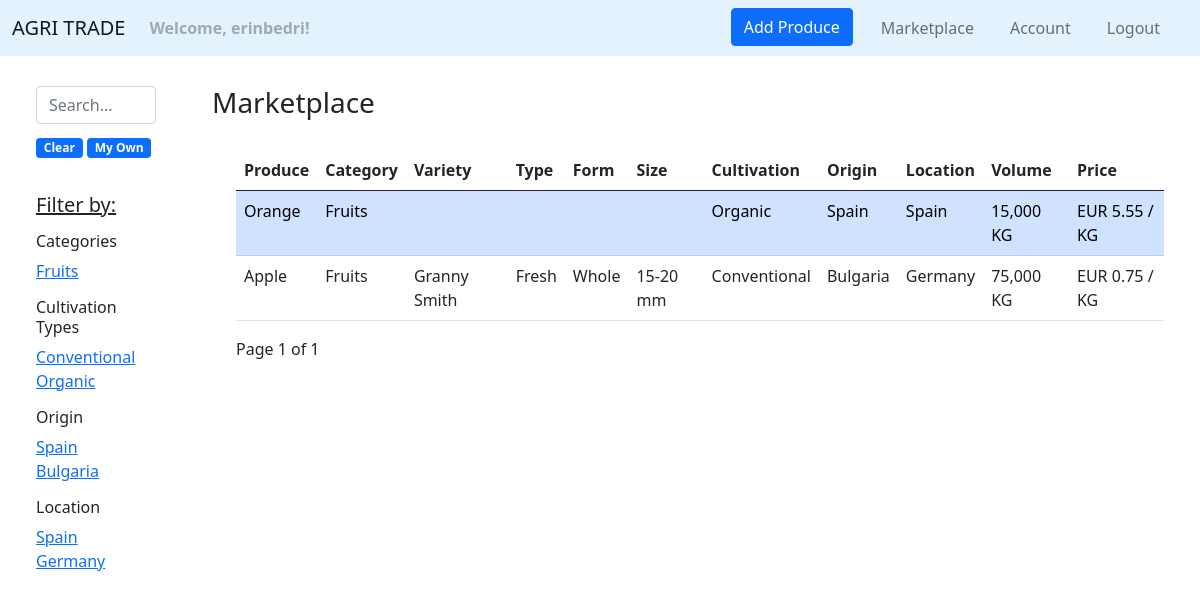
The app's page /marketplace/ (signed in), older data.
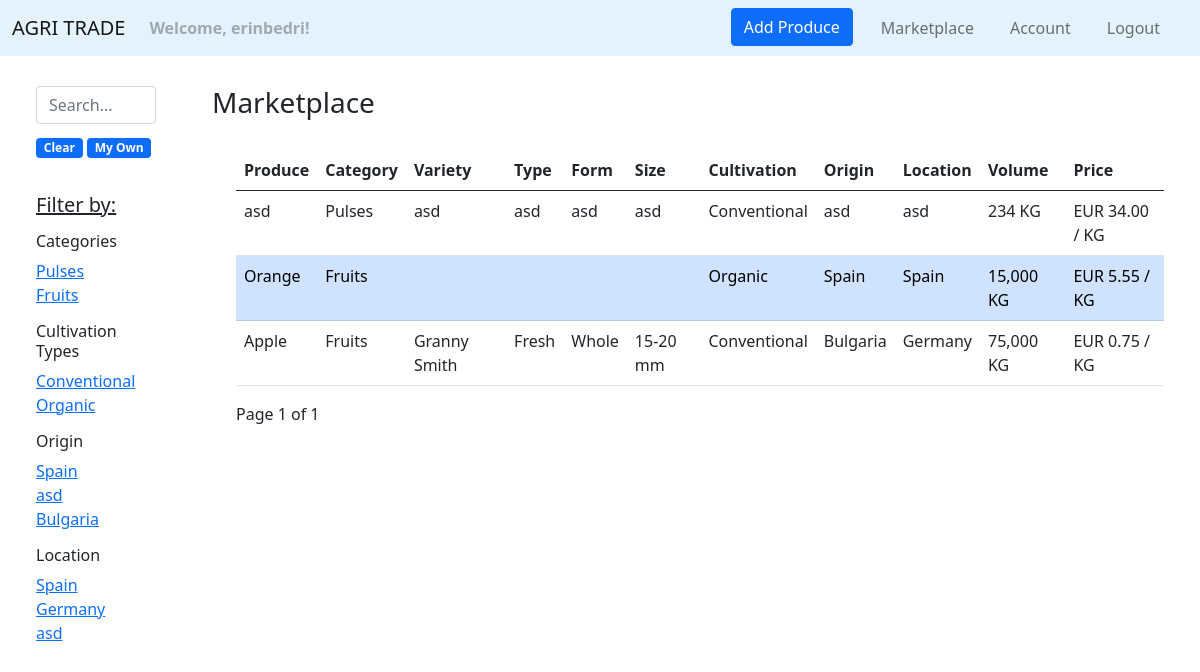
The same page, newer data.
### agri_trade/marketplace/models.py (models this page shows, shortened)
class Product(models.Model):
    PRODUCT_CATEGORY = [
        ('Cereals', 'Cereals'),
        ('Pulses', 'Pulses'),
        ('Nuts', 'Nuts'),
        ('Oilseeds', 'Oilseeds'),
        ('Sugar and starch', 'Sugar and starch'),
        ('Fiber Crops', 'Fiber Crops'),
        ('Beverages', 'Beverages'),
        ('Narcotics', 'Narcotics'),
        ('Spices', 'Spices'),
        ('Forages', 'Forages'),
        ('Vegetables', 'Vegetables'),
        ('Fruits', 'Fruits'),
    ]
    PRODUCT_TYPE_MAX_LEN = max([len(product_type[1]) for product_type in PRODUCT_CATEGORY])
    CULTIVATION_TYPES = [
        ('Organic', 'Organic'),
        ('Conventional', 'Conventional'),
        ('In Conversion', 'In Conversion'),
    ]
    CULTIVATION_TYPE_MAX_LEN = max([len(cultivation_type[1]) for cultivation_type in CULTIVATION_TYPES])
    NAME_MAX_LEN = 20
    VARIETY_MAX_LEN = 25
    TYPE_MAX_LEN = 25
    FORM_MAX_LEN = 25
    SIZE_MAX_LEN = 25
    AVAILABLE_VOLUME_MIN_VALUE = 0
    AVAILABLE_VOLUME_MAX_VALUE = 1000000
    PRICE_MIN_VALUE = 0
    DESCRIPTION_MAX_LEN = 500
    ORIGIN_MAX_LEN = 50
    LOCATION_MAX_LEN = 50
    owner = models.ForeignKey(
        UserModel,
        on_delete=CASCADE)
    name = models.CharField(
        max_length=NAME_MAX_LEN,
    )
    category = models.CharField(
        max_length=PRODUCT_TYPE_MAX_LEN,
        choices=PRODUCT_CATEGORY,
    )
    variety = models.CharField(
        max_length=VARIETY_MAX_LEN,
        blank=True,
        null=True,
    )
    type = models.CharField(
        max_length=TYPE_MAX_LEN,
        blank=True,
        null=True,
    )
    form = models.CharField(
        max_length=FORM_MAX_LEN,
        blank=True,
        null=True,
    )
    size = models.CharField(
        max_length=SIZE_MAX_LEN,
        blank=True,
        null=True,
    )
    cultivation_type = models.CharField(
        max_length=CULTIVATION_TYPE_MAX_LEN,
        choices=CULTIVATION_TYPES,
    )
    available_volume = models.IntegerField(
        validators=[
            MinValueValidator(AVAILABLE_VOLUME_MIN_VALUE),
            MaxValueValidator(AVAILABLE_VOLUME_MAX_VALUE),
        ]
    )
    price = models.FloatField(
        validators=[
            MinValueValidator(PRICE_MIN_VALUE),
        ]
    )
    description = models.TextField(
        max_length=DESCRIPTION_MAX_LEN,
        blank=True,
        null=True,
    )
    origin = models.CharField(
        max_length=ORIGIN_MAX_LEN,
    )
    location = models.CharField(
        max_length=LOCATION_MAX_LEN,
    )
    image = models.ImageField(
        null=True,
        blank=True,
        upload_to='produces',
        validators=(
            file_size,
        )
    )
    created_on = models.DateTimeField(
        auto_now_add=True
    )
    edited_on = models.DateTimeField(
        auto_now=True
    )

### agri_trade/marketplace/views.py (the view)
# urls.py: path('', views.marketplace, name='marketplace'),
@login_required
def marketplace(request):
    products_per_page = 10
    q = request.GET.get('q') if request.GET.get('q') is not None else ''
    products = Product.objects \
        .filter(
            Q(name__icontains=q) |
            Q(category__icontains=q) |
            Q(cultivation_type__icontains=q) |
            Q(origin__icontains=q) |
            Q(location__icontains=q) |
            Q(variety__icontains=q) |
            Q(type__icontains=q) |
            Q(description__icontains=q) |
            Q(form__icontains=q) |
            Q(owner__username=q)) \
        .order_by('-created_on')
    categories = {product.category for product in Product.objects.all()}
    cultivation_types = {product.cultivation_type for product in Product.objects.all()}
    origins = {product.origin for product in Product.objects.all()}
    locations = {product.location for product in Product.objects.all()}
    paginator = Paginator(products, products_per_page)
    page_number = request.GET.get('page')
    page_obj = paginator.get_page(page_number)
    context = {
        'categories': categories,
        'cultivation_types': cultivation_types,
        'origins': origins,
        'locations': locations,
        'page_obj': page_obj,
    }
    return render(request, 'marketplace/marketplace.html', context)

### agri_trade/marketplace/templates/marketplace/marketplace.html (shortened to what the changed rows need)
{% extends 'web/base.html' %}
{% load humanize %}
{% block content %}
    <div class="container-fluid" style="margin-top: 30px">
        <div class="row">
            <div class="col-2">
                <div class="container">
                    <div class="row justify-content-md-left">
                        <div class="container" style="margin-top: 10px">
                            {% for category in categories %}
                                <div>
                                    <a href="{% url 'marketplace:marketplace' %}?q={{ category }}">{{ category }}</a>
                                </div>
                            {% endfor %}
                            {% for type in cultivation_types %}
                                <div>
                                    <a href="{% url 'marketplace:marketplace' %}?q={{ type }}">{{ type }}</a>
                                </div>
                            {% endfor %}
                            {% for origin in origins %}
                                <div>
                                    <a href="{% url 'marketplace:marketplace' %}?q={{ origin }}">{{ origin }}</a>
                                </div>
                            {% endfor %}
                            {% for location in locations %}
                                <div>
                                    <a href="{% url 'marketplace:marketplace' %}?q={{ location }}">{{ location }}</a>
                                </div>
                            {% endfor %}
                        </div>
                    </div>
                </div>
            </div>
            <div class="col-10">
                <div class="container">
                    <table class="table table-hover" style="margin-top: 30px">
                        <thead>
                        <tr>
                            <th scope="col">Produce</th>
                            <th scope="col">Category</th>
                            <th scope="col">Variety</th>
                            <th scope="col">Type</th>
                            <th scope="col">Form</th>
                            <th scope="col">Size</th>
                            <th scope="col">Cultivation</th>
                            <th scope="col">Origin</th>
                            <th scope="col">Location</th>
                            <th scope="col">Volume</th>
                            <th scope="col">Price</th>
                        </tr>
                        </thead>
                        <tbody>
                        {% for product in page_obj %}
                            <tr onclick="window.location='{% url "marketplace:product details" product.id %}';"
                                    {% if product.owner == request.user %} class="table-primary" {% endif %}>
                                <td>{{ product.name }}</td>
                                <td>{{ product.category }}</td>
                                <td>{% if product.variety %}{{ product.variety }}{% endif %}</td>
                                <td>{% if product.type %}{{ product.type }}{% endif %}</td>
                                <td>{% if product.form %}{{ product.form }}{% endif %}</td>
                                <td>{% if product.size %}{{ product.size }}{% endif %}</td>
                                <td>{{ product.cultivation_type }}</td>
                                <td>{{ product.origin }}</td>
                                <td>{{ product.location }}</td>
                                <td>{{ product.available_volume|intcomma }} KG</td>
                                <td>EUR {{ product.price|floatformat:2 }} / KG</td>
                            </tr>
                        {% empty %}
                            <p>Sorry, we couldn't find the produce you are looking for.</p>
                        {% endfor %}
                        </tbody>
                    </table>
                </div>
            </div>
        </div>
    </div>
{% endblock %}

Row changes from the older to the newer data that the page shows:
added Product: categories "Pulses", origins "asd", locations "asd", name "asd", category "Pulses", variety "asd", type "asd", form "asd", size "asd", cultivation_type "Conventional", origin "asd", location "asd", available_volume "234", price "34.00"
